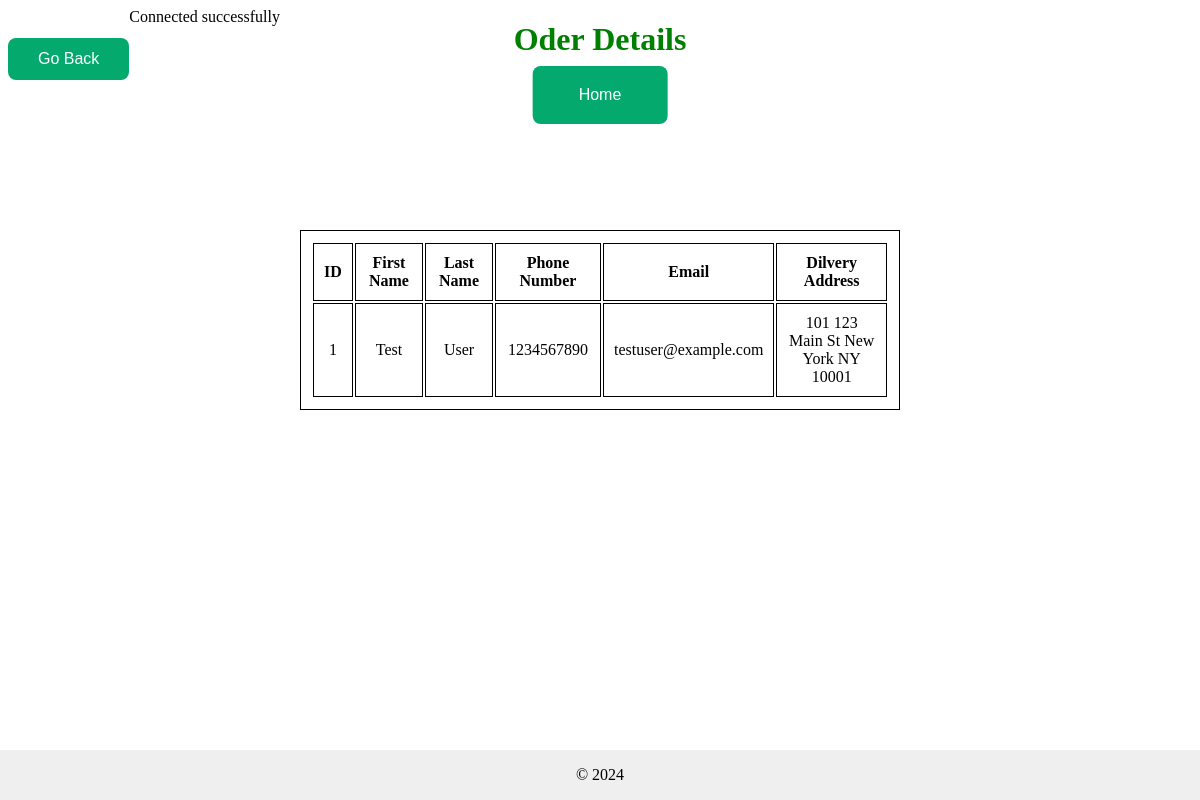
Screenshot of /Order_details.php with the database file from the repository.
### tables this page shows
CREATE TABLE `customer` (
  `Id` int(50) NOT NULL,
  `Type` varchar(20) NOT NULL DEFAULT 'Customer'
);

CREATE TABLE `user` (
  `Id` int(11) NOT NULL,
  `FName` varchar(50) NOT NULL,
  `LName` varchar(50) NOT NULL,
  `Phone_no` varchar(20) NOT NULL,
  `Password` varchar(255) NOT NULL,
  `Email` varchar(50) NOT NULL,
  `Type` varchar(50) NOT NULL,
  `gender` varchar(10) NOT NULL,
  `delete_flag` tinyint(1) NOT NULL DEFAULT 0,
  `date_created` datetime NOT NULL DEFAULT current_timestamp(),
  `date_updated` datetime DEFAULT NULL ON UPDATE current_timestamp()
);

CREATE TABLE `address` (
  `Id` int(50) NOT NULL,
  `Unit_no` int(10) NOT NULL,
  `Address_line_1` varchar(50) NOT NULL,
  `Address_line_2` varchar(50) DEFAULT NULL,
  `City` varchar(20) NOT NULL,
  `Region` varchar(20) NOT NULL,
  `Postcode` varchar(10) NOT NULL,
  `Country` varchar(20) NOT NULL,
  `User_id` int(50) NOT NULL
);

### Order_details.php (the view, shortened to what this page needs)
<!DOCTYPE html>
<html>
<head>
	<link href="css/style1.css" rel="stylesheet">
</head>
<body>
<div class="top">
	<h1 style="color:green;">Oder Details</h1>
</div>
<button  class="b1" onclick="history.back()">Go Back</button>
<div class="top_body_button">
<button class="b1"><a href="index.php"> Home </a>  </button><br>
</div>
<div>
<?php
include 'config.php';
$sql = "SELECT customer.Id AS Id,
         user.FName, user.LName, user.Phone_no, user.Email,
         address.Unit_no,address.Address_line_1,address.City,address.Region,address.Postcode
        FROM customer
        INNER JOIN user ON customer.id = user.id
        INNER JOIN address ON customer.id = address.id";
$result = $conn->query($sql);
if ($result) {
    if ($result->num_rows > 0) {
        echo "<table border='1' class='top_table'>";
        echo "<tr>
        <th>ID</th>
        <th>First Name</th>
        <th>Last Name</th>
        <th>Phone Number</th>
        <th>Email</th>
        <th>Dilvery Address</th>
        </tr>";
        while ($row = $result->fetch_assoc()) {
            echo "<tr><td>" . $row['Id'] . "</td>
            <td>" . $row['FName'] . "</td>
            <td>" . $row['LName'] . "</td>
            <td>" . $row['Phone_no'] . "</td>
            <td>" . $row['Email'] . "</td>
            <td>" . $row['Unit_no'] . ' ' . $row['Address_line_1'] . ' ' . $row['City'] . ' ' . $row['Region'] . ' ' . $row['Postcode'] ."</td>
            </tr>";
        }
        echo "</table>";
    } else {
        echo "No records found";
    }
  }
?>
</div>
<div class="footer">
	 &copy; <?php echo date('Y'); ?>
	</div>
</body>
</html>

### css/style1.css (style rules this page uses)
body { background-image: url("https://img.freepik.com/premium-photo/icon-blue-background-teamwork-network-community-concept_524876-390.jpg?w=1380"); display: flex; flex-wrap: wrap; }
.footer { position: fixed; right: 0; bottom: 0; left: 0; padding: 1rem; background-color: #efefef; text-align: center; }
.top { margin: 0; position: absolute; top: 5%; left: 50%; transform: translate(-50%, -50%); text-align:center; }
.top_body_button { margin: 0; position: absolute; top: 10%; left: 50%; transform: translate(-50%, -50%); text-align:center; }
.b1 { background-color: #04AA6D; border: none; color: white; padding: 12px 30px; text-align: center; text-decoration: none; display: inline-block; font-size: 16px; border-radius: 8px; margin-top: 30px; }
table, th, td { border: 1px solid black; margin-top: 20%; margin-left: 35%; text-align: center; padding: 10px; }
.top_table { margin: 0; position: absolute; top: 40%; left: 50%; transform: translate(-50%, -50%); text-align:center; }
a { text-decoration: none; display: inline-block; padding: 8px 16px; color: white; }

### rows the page displays
customer: Id "1", user.FName "Test", user.LName "User", user.Phone_no "1234567890", user.Email "testuser@example.com", address.Unit_no "101", address.Address_line_1 "123 Main St", address.City "New York", address.Region "NY", address.Postcode "10001"
